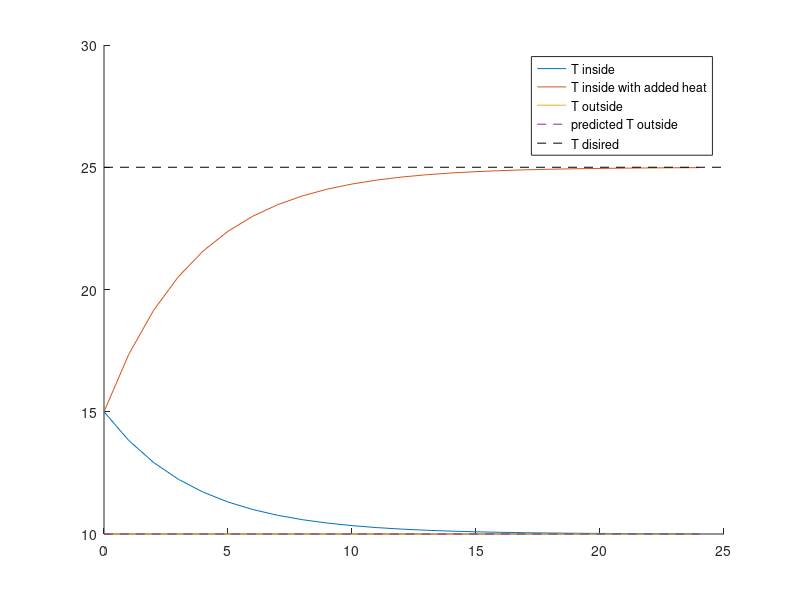

MATLAB code to generate this figure:

t = 0:1:24; % tijd in uren
T_wanted = 25; %disired temperaturen in degrees
% T_predict = 6 * sin(2 * pi * t/ 24) + 14 ;%temperature prediction
T_predict = zeros(1, length(t)) + 10 ;

T_amb = T_predict .* (0.95 + 0.1 .* rand(1,length(t))); % real outside temperature
T_kas = zeros(1,length(t)); % zeros array for tempetauture in greenhouse
T_kas(1) = 15; %initial temperature in greenhouse

% T_amb = T_predict .* (0.95 + 0.1 * rand(1,length (t))); % real outside temperature
T_amb = zeros(1, length(t)) + 10 ;
T_kas1(1) = 15; %initial temperature in greenhouse
T_kas2(1) = 15;

h_buiten = 100;
h_binnen = 100;
k_wall = 5.7;
A = 30;
cp = 718;
rho = 1.29;
V = 60;
m = rho * V;
d_wall = 5 * 10-3;
R_wall = 1/h_buiten + d_wall/k_wall + 1/h_binnen;
Q_heat = - A * (T_predict - T_wanted) / R_wall  ; %added heat based on predicted outside temperature nd disired

for i = 1:(length(t)-1)
    Q_conv(i) = A * (T_amb(i) - T_kas1(i)) / R_wall;
    T_kas1(i + 1) = T_kas1(i) + Q_conv(i) * 60^2 / (m * cp );
    Q(i) = A * (T_amb(i) - T_kas2(i)) / R_wall + Q_heat(i);
    T_kas2(i + 1) = T_kas2(i) + Q(i) * 60^2 / (m * cp );
end


figure;
hold on
plot(t, T_kas1)
plot(t, T_kas2)
plot(t, T_amb,'-')
plot(t, T_predict,'--')
plot([0, 25], [T_wanted, T_wanted],'k--')
legend('T inside', 'T inside with added heat','T outside', 'predicted T outside','T disired')
hold off

% figure;
% hold on
% plot(t(1 : end-1), Q_conv)
% plot(t(1: end-1), Q)
% plot(t(1: end-1), Q_heat)
% legend('Q natural', 'Q total', 'Q added')
% hold off
